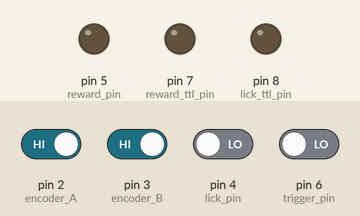
Simulated run of this sketch. Board: Arduino Uno, built with avr-gcc and run on an emulated ATmega328P. Shown: output pins drawn as LEDs (lit = HIGH). The test bench sets the inputs (shaded band); at power-on: pin 2 (encoder_A), pin 3 (encoder_B) HIGH, pin 4 (lick_pin), pin 6 (trigger_pin) LOW. What the sketch prints to the serial monitor is not drawn.

Above: at 1.2 s.
1.3 s: pin 4 (lick_pin) driven HIGH
Timing chart, 0 to 4.3 s (numbered marks = the images above; inputs shaded):
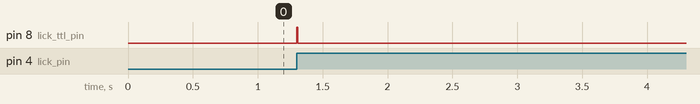

Measured:
- after the input at 1.3 s, pin 8 (lick_ttl_pin): LOW → HIGH at once, → LOW 0.01 s later

The sketch:

wheel_control.ino
```cpp
// pin numbers
int reward_pin = 5; // pin connected to the reward valve
int lick_pin = 4;
int trigger_pin = 6; // imaging trigger from ThorImage DAQ
// signals values from virmen
int virmen_signal = 0; // signal from virmen, initialize to 0. 0 mean that no signal was send
int REWARD_SIGNAL = 1; // signal from virmen that a new session started
int START_SIGNAL = 2; // signal from virmen that a new session started
int END_SIGNAL = 3; // signal from virmen that a new session started
// variables
int last_lick_state = 0;
int lick_counter = 0;
int reward_duration = 40;
int imaging_trigger = 0;
unsigned long last_send = 0;
int send_interval = 10; // send data to virmen each 10 ms
bool finish_session = false ;
// variables for movement detection
int encoder_A = 2; //connected to digital 2, black
int encoder_B = 3; //connected to digital 3, white
volatile long last_counter, movement_counter = 0; //This variable will increase or decrease depending on the rotation of encoder
const int p_revolutions = 400; // number of pulses per revolution
 // variables for ThosSync TTL (which needed to validate merging Imaging and Behavior)
int ttl_duration = 10;
int TTL_SIGNAL = 4; // signal from virmen that a record just saved to csv
int reward_ttl_pin = 7;
int LAP_END_SIGNAL = 5;
// variables for lick ttl
bool lick_report_to_TS = false;
int lick_ttl_pin = 8;
unsigned long lick_report_start_time = 0;
int lick_ttl_duration = 10;

void setup() {
  pinMode(trigger_pin, INPUT);
  pinMode(reward_pin, OUTPUT);
  pinMode(lick_pin, INPUT);
  pinMode(reward_ttl_pin, OUTPUT);
  pinMode(lick_ttl_pin, OUTPUT);
  // interupt pins
  pinMode(encoder_A, INPUT_PULLUP); // internal pullup input pin 2
  pinMode(encoder_B, INPUT_PULLUP); // internal pullup input pin 3
  attachInterrupt(digitalPinToInterrupt(encoder_A), a_rise, RISING); //A rising pulse from encodenren activated ai0()
  attachInterrupt(digitalPinToInterrupt(encoder_B), b_rise, RISING); //B rising pulse from encodenren activated ai1()
  Serial.begin(38400);
  while (!Serial) delay(1);
  //while (Serial.available()) Serial.read(); // this line is for flushing the serial. we didn't need it, but keep it here just in case
}


void loop() {
  virmen_signal = read_virmen_signal();
  start_session();
  imaging_trigger = digitalRead(trigger_pin);
  reward_control();
  lick_control();
  send_data_to_virmen();
}

int read_virmen_signal() {
  int val = 0; // if nothing was send from virmen set to 0
  if (Serial.available() > 0)  // if data in the reader buffer
  {
     val = Serial.read();
    }
  return val;
}

void start_session() {
   if (virmen_signal == START_SIGNAL)
    {
    lick_counter = 0;
    movement_counter = 0;
    finish_session = false;
    }
}

void end_session() {
   if (virmen_signal == END_SIGNAL)
    {
    finish_session = true;
    }
}

void lick_control(){
  int lick = digitalRead(lick_pin);
  if (last_lick_state != lick)
  {
    lick_counter += lick;
    send_lick_ttl_to_TS();
  }
  last_lick_state = lick;
  if ((lick_report_to_TS == true) && ((millis() - lick_report_start_time) >= lick_ttl_duration))
  {
    digitalWrite(lick_ttl_pin, LOW);
    lick_report_to_TS = false;
  }
  }

void send_lick_ttl_to_TS(){
  if ((lick_report_to_TS == false) && (last_lick_state ==0))
  {
    digitalWrite(lick_ttl_pin, HIGH);
    lick_report_to_TS = true;
    lick_report_start_time = millis();
  }
}
void reward_control() {
   if (virmen_signal == REWARD_SIGNAL)
      {
      digitalWrite(reward_pin, HIGH);
      digitalWrite(reward_ttl_pin, HIGH);
      unsigned long start = millis();
      while ((millis() - start) < reward_duration)  {
        }
      digitalWrite(reward_pin, LOW);
      digitalWrite(reward_ttl_pin, LOW);
        }
}

void send_data_to_virmen() {
  unsigned long t = millis();
  if ((t - last_send) > send_interval)
  {
    last_send = t;
    Serial.print("_");
    Serial.print(movement_counter);
    Serial.print("_");
    Serial.print(lick_counter);
    Serial.print("_");
    Serial.print(imaging_trigger);
    Serial.println("_");
   }

}

// movement methods

  // activated if encoder_A is going from LOW to HIGH
  // Check encoder_B to determine the direction
  void a_rise()
  {
  if(digitalRead(encoder_B)==LOW)
    { movement_counter++;}
  else
    { movement_counter--;}
  check_if_end_revolution();
  }

  //  activated if encoder_B is going from LOW to HIGH
  // Check encoder_A to determine the direction
  void b_rise()
  {
  if(digitalRead(encoder_A)==LOW)
    { movement_counter--;}
  else
    { movement_counter++;}
  check_if_end_revolution();
  }

  void check_if_end_revolution()
  {
    if (movement_counter == p_revolutions)
    {movement_counter = 0;}
  }
```
